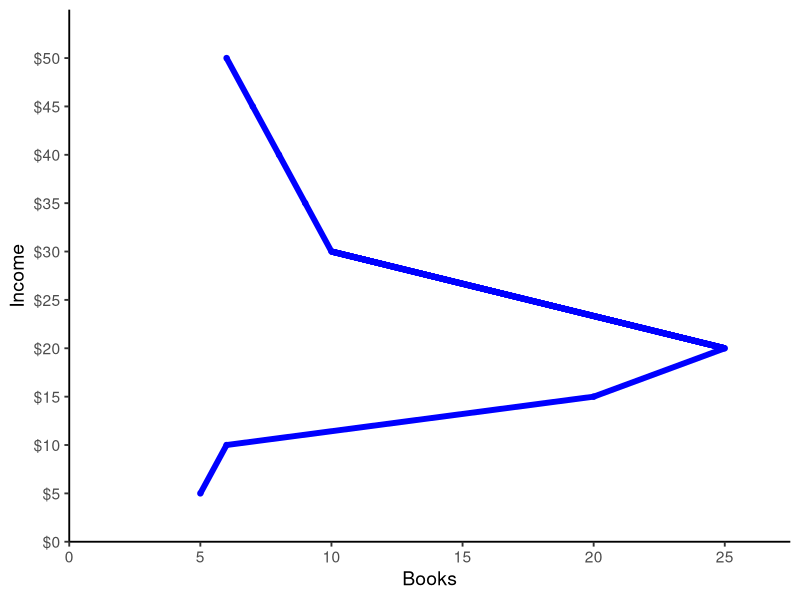
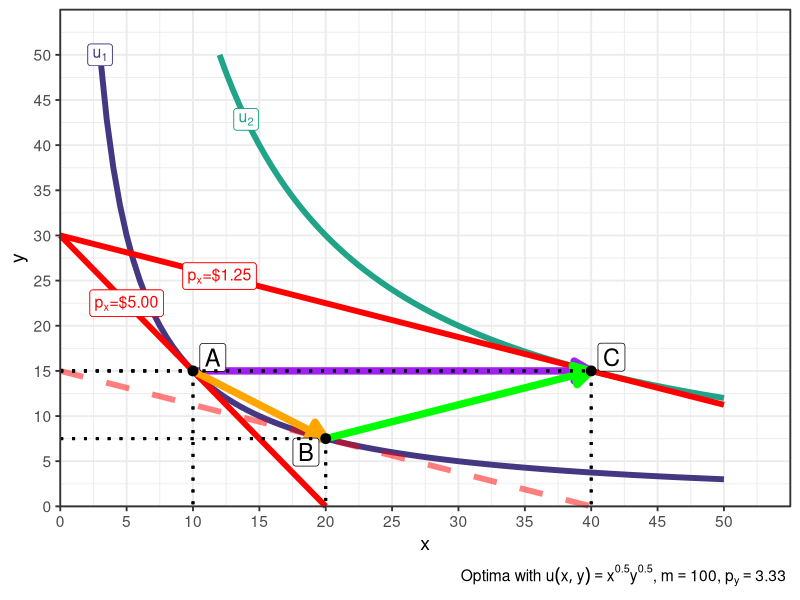
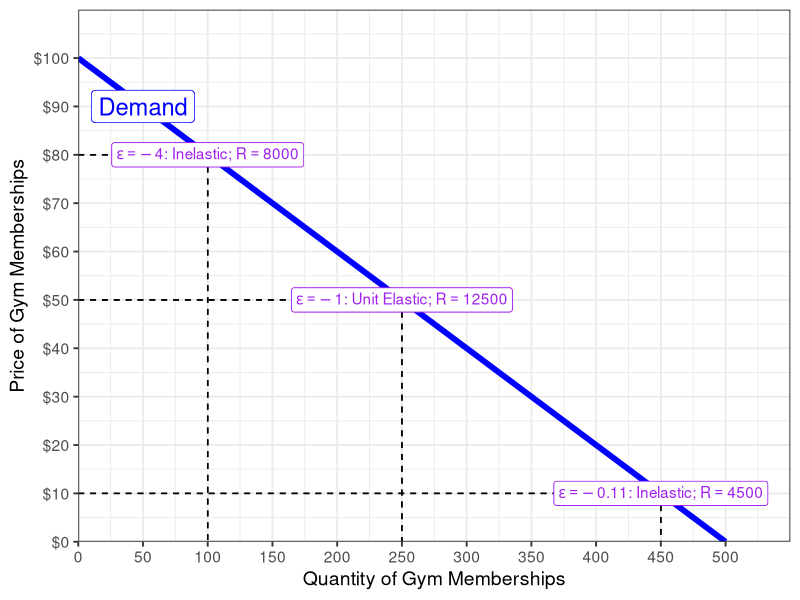

These figures' R source, in order:
## ---- chunk 1
knitr::opts_chunk$set(echo = FALSE,
                      warning = F,
                      message = F)
## ---- chunk 2
library("tidyverse")
engel<-tribble(
  ~Income, ~Books,
  5, 5,
  10, 6,
  15, 20,
  20, 25,
  25, 26,
  30, 10,
  35, 9,
  40, 8,
  45, 7,
  50, 6
)

engel %>%
  knitr::kable(., format="latex", booktabs=TRUE)
## ---- chunk 3
ggplot(data = engel, aes(x=Books,
                         y=Income))+
  geom_point(color="blue")+
  geom_path(color="blue", size=2)+
  geom_segment(x=25, xend=10, y=20, yend=30, size=2,color="blue")+
  scale_x_continuous(breaks=seq(0,25,5),
                     limits=c(0,25),
                     expand=expand_scale(mult=c(0,0.1)))+
  scale_y_continuous(breaks=seq(0,50,5),
                     limits=c(0,50),
                     labels=scales::dollar,
                     expand=expand_scale(mult=c(0,0.1)))+
  labs(x = "Books",
       y = "Income")+
  theme_classic(base_size=14) #base_family = "Fira Sans Condensed",
## ---- chunk 4
library(ggrepel)
points_pe<-tribble(
  ~letter, ~x, ~y,
  "A", 10, 15,
  "B", 20, 7.5,
  "C", 40, 15
)

IC_pe_1=function(x){150/x}
IC_pe_2=function(x){600/x}
BC_pe_subst=function(x){15-0.375*x}
BC_pe_1=function(x){30-1.5*x}
BC_pe_2=function(x){30-0.375*x}

ggplot(data.frame(x=c(0,10)), aes(x=x))+
  stat_function(fun=IC_pe_1, geom="line", size=2, color = "#453781FF")+
  stat_function(fun=BC_pe_1, geom="line", size=2, color = "red")+
  # new lines
  stat_function(fun=IC_pe_2, geom="line", size=2, color = "#20A387FF")+
  stat_function(fun=BC_pe_2, geom="line", size=2, color = "red")+
  # subst IC line
  stat_function(fun=BC_pe_subst, geom="line", size=2, color = "red", linetype="dashed", alpha=0.5)+
    geom_label(aes(x=3,y=IC_pe_1(3)), color = "#453781FF", label=expression(u[1]), size = 4)+
    geom_label(aes(x=5,y=BC_pe_1(5)), color = "red", label=expression(paste(p[x],"=$5.00")), size = 4)+
    geom_label(aes(x=12,y=BC_pe_2(12)), color = "red", label=expression(paste(p[x],"=$1.25")), size = 4)+
    geom_label(aes(x=14,y=IC_pe_2(14)), color = "#20A387FF", label=expression(u[2]), size = 4)+
  
  # price effect arrow
  annotate("segment", x = 10, xend = 40, y = 15, yend = 15, color = "purple", size=2.5, alpha=1, arrow=arrow(length=unit(0.5,"cm"), ends="last", type="closed"))+
  # substitution effect arrow
  annotate("segment", x = 10, xend = 20, y = 15, yend = 7.5, color = "orange", size=2.5, alpha=1, arrow=arrow(length=unit(0.5,"cm"), ends="last", type="closed"))+
  # income effect arrow
  annotate("segment", x = 20, xend = 40, y = 7.5, yend = 15, color = "green", size=2.5, alpha=1, arrow=arrow(length=unit(0.5,"cm"), ends="last", type="closed"))+
  geom_point(data = points_pe,
             mapping=aes(x=x, y=y),
             size = 3)+
  geom_label_repel(data = points_pe,
             mapping=aes(x=x, y=y,
             label = letter),
             size = 6)+
  # A lines
  geom_segment(aes(x = 0, xend = 10, y = 15, yend=15), linetype="dotted", size=1)+
  geom_segment(aes(x = 10, xend = 10, y = 15, yend=0), linetype="dotted", size=1)+
  # B lines
  geom_segment(aes(x = 0, xend = 20, y = 7.5, yend=7.5), linetype="dotted", size=1)+
  geom_segment(aes(x = 20, xend = 20, y = 7.5, yend=0), linetype="dotted", size=1)+
  # C lines
  geom_segment(aes(x = 0, xend = 40, y = 15, yend=15), linetype="dotted", size=1)+
  geom_segment(aes(x = 40, xend = 40, y = 15, yend=0), linetype="dotted", size=1)+
    scale_x_continuous(breaks=seq(0,50,5),
                     limits=c(0,50),
                     expand=expand_scale(mult=c(0,0.1)))+
  scale_y_continuous(breaks=seq(0,50,5),
                     limits=c(0,50),
                     expand=expand_scale(mult=c(0,0.1)))+
  coord_cartesian(clip = "off")+
  labs(x = "x",
       y = "y",
       caption = expression(paste("Optima with ", u(x,y)==x^{0.5}*y^{0.5}, ", ", m==100, ", ", p[y]==3.33, sep=" ")))+
  theme_bw(base_size=14) #base_family = "Fira Sans Condensed", base_size=20)
## ---- chunk 5
demand=function(x){100-0.2*x}

ggplot(data.frame(x=c(0,10)), aes(x=x))+
  stat_function(fun=demand, geom="line", size=2, color = "blue")+
  geom_label(aes(x=50,y=demand(50)), color = "blue", label="Demand", size = 6)+
    scale_x_continuous(breaks=seq(0,500,50),
                     limits=c(0,500),
                     expand=expand_scale(mult=c(0,0.1)))+
  scale_y_continuous(breaks=seq(0,100,10),
                     limits=c(0,100),
                     expand=expand_scale(mult=c(0,0.1)),
                     labels = function(x){paste("$", x, sep="")})+
  # line at 450,10 
  geom_segment(aes(x=0,xend=450, y=10, yend=10), linetype="dashed")+
  geom_segment(aes(x=450,xend=450, y=10, yend=0), linetype="dashed")+
  geom_label(aes(x=450, y=10), color="purple", label=expression(paste(epsilon ==-0.11, ": Inelastic; ", R==4500)))+
  
  # line at 250,50 
  geom_segment(aes(x=0,xend=250, y=50, yend=50), linetype="dashed")+
  geom_segment(aes(x=250,xend=250, y=50, yend=0), linetype="dashed")+
  geom_label(aes(x=250, y=50), color="purple", label=expression(paste(epsilon == -1, ": Unit Elastic; ", R==12500)))+

  # line at 100,80 
  geom_segment(aes(x=0,xend=100, y=80, yend=80), linetype="dashed")+
  geom_segment(aes(x=100,xend=100, y=80, yend=0), linetype="dashed")+
  geom_label(aes(x=100, y=80), color="purple", label=expression(paste(epsilon == -4, ": Inelastic; ", R==8000)))+
  #coord_cartesian(clip="off")+
  labs(x = "Quantity of Gym Memberships",
       y = "Price of Gym Memberships")+
  theme_bw(base_size=14) #base_family = "Fira Sans Condensed", base_size=20)
